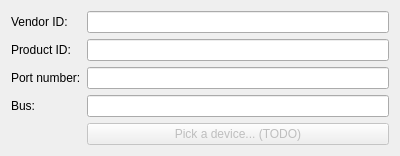
<?xml version="1.0" encoding="UTF-8"?>
<ui version="4.0">
 <class>Form</class>
 <widget class="QWidget" name="Form">
  <property name="geometry">
   <rect>
    <x>0</x>
    <y>0</y>
    <width>400</width>
    <height>145</height>
   </rect>
  </property>
  <property name="sizePolicy">
   <sizepolicy hsizetype="Minimum" vsizetype="Fixed">
    <horstretch>0</horstretch>
    <verstretch>0</verstretch>
   </sizepolicy>
  </property>
  <property name="windowTitle">
   <string>Form</string>
  </property>
  <layout class="QFormLayout" name="formLayout_2">
   <item row="0" column="1">
    <widget class="QLineEdit" name="idVendor"/>
   </item>
   <item row="0" column="0">
    <widget class="QLabel" name="label">
     <property name="text">
      <string>Vendor ID:</string>
     </property>
    </widget>
   </item>
   <item row="1" column="1">
    <widget class="QLineEdit" name="idProduct"/>
   </item>
   <item row="2" column="1">
    <widget class="QLineEdit" name="portNumber"/>
   </item>
   <item row="3" column="1">
    <widget class="QLineEdit" name="bus"/>
   </item>
   <item row="1" column="0">
    <widget class="QLabel" name="label_2">
     <property name="text">
      <string>Product ID:</string>
     </property>
    </widget>
   </item>
   <item row="2" column="0">
    <widget class="QLabel" name="label_3">
     <property name="text">
      <string>Port number:</string>
     </property>
    </widget>
   </item>
   <item row="3" column="0">
    <widget class="QLabel" name="label_4">
     <property name="text">
      <string>Bus:</string>
     </property>
    </widget>
   </item>
   <item row="4" column="1">
    <widget class="QPushButton" name="pickDeviceButton">
     <property name="enabled">
      <bool>false</bool>
     </property>
     <property name="text">
      <string>Pick a device... (TODO)</string>
     </property>
    </widget>
   </item>
  </layout>
 </widget>
 <resources/>
 <connections/>
</ui>
